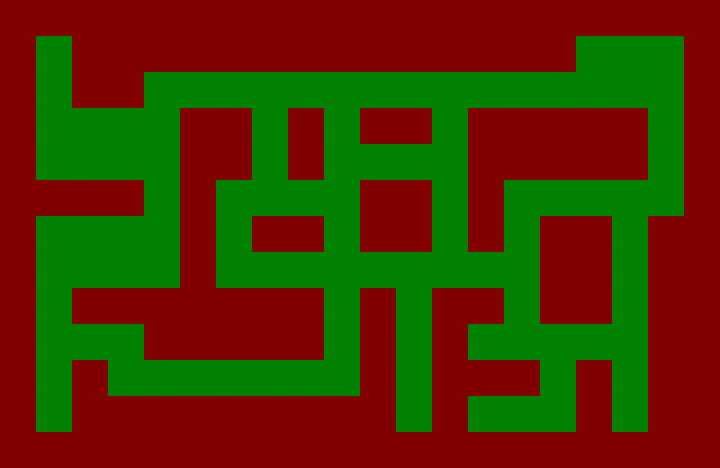

This is a level from a 2D game, rendered from its Tiled map with the project's own tilesets. A one-line summary and the map file follow, with tile-layer data summarised:
An orthogonal 20x13 tile map with 36x36 px tiles, 1 tile layer (mask).

<map version="1.0" orientation="orthogonal" width="20" height="13" tilewidth="36" tileheight="36">
 <tileset firstgid="1" name="map" tilewidth="36" tileheight="36">
  <image source="../images/mask.png" width="72" height="36" />
 </tileset>
 <layer name="mask" width="20" height="13">
  <data>[260 cells, 260 non-empty, 2 distinct tile ids]</data>
 </layer>
</map>
